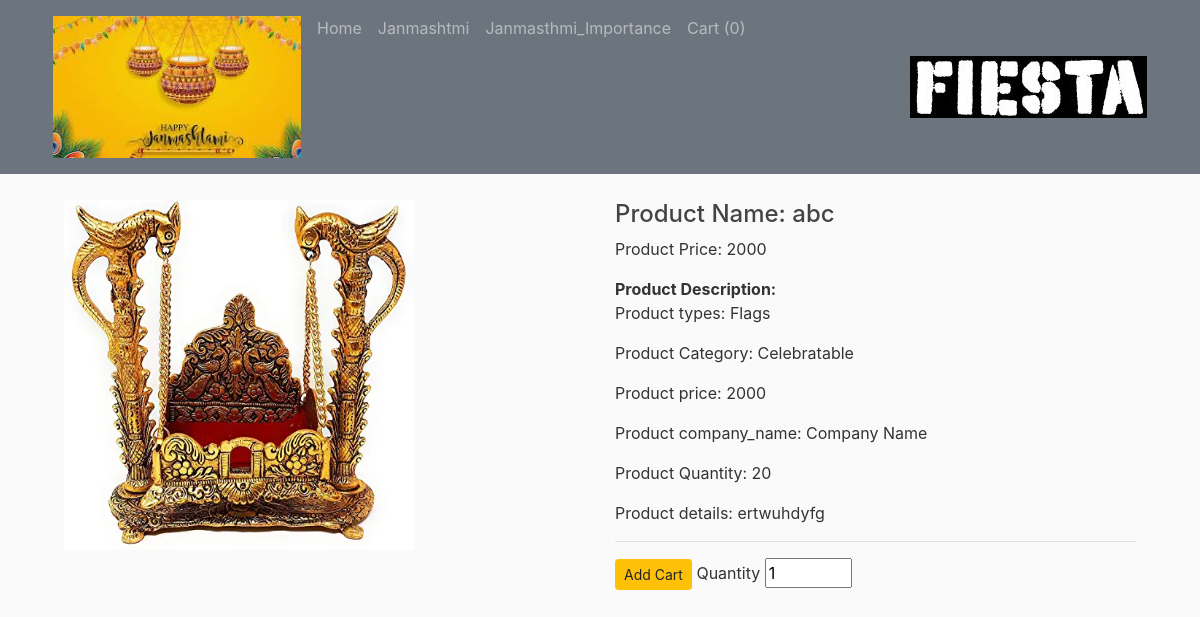
The page /janmashtmi/1 on the database its author committed.
### database.py (models this page shows, shortened)
class Janmashtmi(db.Model,UserMixin):
	id = db.Column(db.Integer,primary_key=True)
	image = db.Column(db.String(120),nullable=False)
	name = db.Column(db.String(120),nullable=False,unique=True)
	types = db.Column(db.String(120),nullable=False)
	category = db.Column(db.String(120),nullable=False)
	price = db.Column(db.Integer,nullable=False)
	companyname = db.Column(db.String(120),nullable=False)
	quantity = db.Column(db.Integer,nullable=False)
	detail = db.Column(db.String(200),nullable=False)
	username = db.Column(db.String(120),nullable=False)

### new.py (the view)
@app.route('/janmashtmi/<int:id>')
def single_page5(id):
	product=Janmashtmi.query.get_or_404(id)
	return render_template('single_page5.html',products=product)

### template/single_page5.html (shortened to what this page needs)
<!DOCTYPE html>
<html>
<head>
    <link rel="stylesheet" href="https://stackpath.bootstrapcdn.com/bootstrap/4.4.1/css/bootstrap.min.css">
    <link rel="stylesheet" type="text/css" href="{{url_for('static', filename='main.css')}}">
</head>
<body >
  <nav class="navbar navbar-expand-md navbar-dark bg-secondary fixed-top"  >
    <div class="container">
      <div class="collapse navbar-collapse" id="navbarToggle">
         <div class="navbar-nav mr-auto" >
          <img class="nav-item nav-link"  src="{{url_for('static', filename='janmashtmi/jan1.jpg')}}"  />
          <div class="navbar-nav mr-auto" >
          <a class="nav-item nav-link" href="/home1" >Home</a>
          <a class="nav-item nav-link" href="/janmashtmi" >Janmashtmi</a>
          <a class="nav-item nav-link" href="/janmashtmiimp">Janmasthmi_Importance</a>
          <a class="nav-link" href="/carts" tableindex="-1" >Cart ({{session['Shoppingcart']|length}})</a>
        </div>
        </div>
        <div class="navbar-nav ">
            <img class="nav-item nav-link" src="{{url_for('static', filename='new3.jpg')}}" />
         </div>
      </div>
    </div>
  </nav>
	<main role="main" class="container">
  <div class="container mt-5">
    <div class="row">
      <div class="col-md-6" id="b_image">
        <img src="{{url_for('static',filename=products.image)}}" alt="{{products.name}}" width="350" height="350">
      </div>
      <div class="col-md-6">
        <h4>Product Name: {{products.name}}</h4>
        <p>Product Price: {{products.price}}</p>
        <b>Product Description:</b>
        <p>Product types: {{products.types}}</p>
        <p>Product Category: {{products.category}}</p>
        <p>Product price: {{products.price}}</p>
        <p>Product company_name: {{products.companyname}}</p>
        <p>Product Quantity: {{products.quantity}}</p>
        <p>Product details: {{products.detail}}</p>
      <hr>
        <form action="{{url_for('AddCart')}}" method="post">
          <button type="submit" name="onsubmit" value="5" class="btn btn-sm btn-warning">Add Cart</button>
          <label for="">Quantity</label>
          <input type="number" name="quantity" id="" value="1" min="1" max="{{products.quantity}}">
        </form>
      </div>
    </div>
  </div>
</main>
</body>
</html>

### static/main.css (style rules this page uses)
body { background: #fafafa; color: #333333; margin-top: 5rem; }
h1, h2, h3, h4, h5, h6 { color: #444444; }
.row { display: flex; flex-wrap: wrap; padding: 0 4px; }

### rows shown on the page
Janmashtmi: image (picture), name "abc", price "2000", types "Flags", category "Celebratable", companyname "Company Name", quantity "20", detail "ertwuhdyfg"

### other values the page prints
{{ session['Shoppingcart']|length }} "0"
